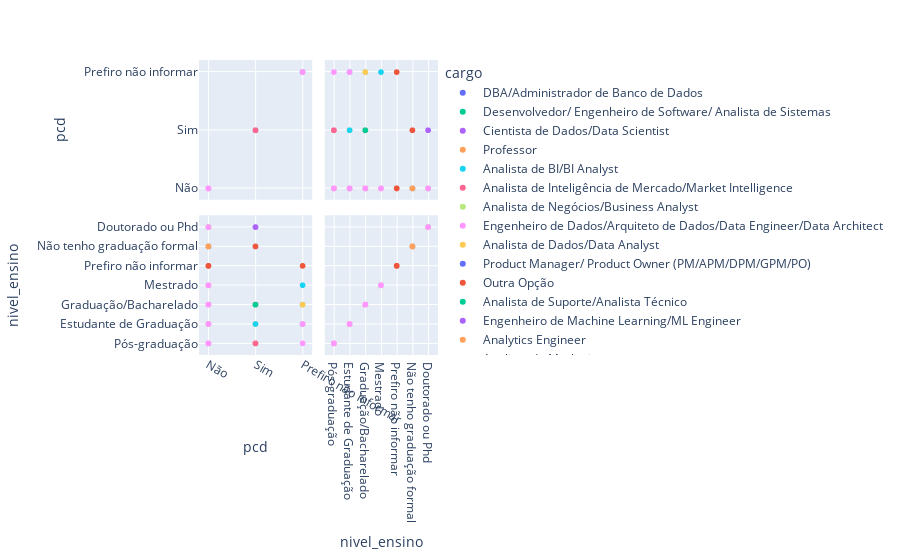

The notebook cell this image was saved under:
### Code cell
grafico = px.scatter_matrix(base_cargo, dimensions=['pcd', 'nivel_ensino'], color='cargo')
grafico.show()

### Figure 1 — Plotly figure (JSON) as saved in the notebook; plotly's stock layout.template omitted (floating-point values rounded to 4 significant figures; data arrays with more than 128 entries replaced by an {"elided": "..."} marker saying what was removed)
{"data": [{"dimensions": [{"axis": {"matches": true}, "label": "pcd", "values": ["Não", "Não", "Não", "Não", "Não", "Não", "Não", "Não", "Não", "Não", "Não", "Não"]}, {"axis": {"matches": true}, "label": "nivel_ensino", "values": ["Pós-graduação", "Pós-graduação", "Estudante de Graduação", "Graduação/Bacharelado", "Pós-graduação", "Pós-graduação", "Pós-graduação", "Mestrado", "Estudante de Graduação", "Prefiro não informar", "Estudante de Graduação", "Pós-graduação"]}], "hovertemplate": "cargo=DBA/Administrador de Banco de Dados<br>%{xaxis.title.text}=%{x}<br>%{yaxis.title.text}=%{y}<extra></extra>", "legendgroup": "DBA/Administrador de Banco de Dados", "marker": {"color": "#636efa", "symbol": "circle"}, "name": "DBA/Administrador de Banco de Dados", "showlegend": true, "type": "splom"}, {"dimensions": [{"axis": {"matches": true}, "label": "pcd", "values": ["Não", "Não", "Não", "Não", "Não", "Não", "Não", "Não", "Não", "Não", "Não", "Não", "Não", "Não", "Não", "Não", "Não", "Não", "Não", "Não", "Não", "Não", "Não", "Não", "Não", "Não", "Não", "Não", "Não", "Não", "Não", "Não", "Não", "Não", "Não", "Não", "Não", "Não", "Não", "Não", "Não", "Não", "Não", "Não", "Não", "Não", "Não", "Não", "Não", "Não", "Não", "Não", "Não", "Não", "Não", "Não", "Não", "Não", "Não", "Não", "Não", "Não", "Não", "Não", "Não", "Não", "Não", "Não", "Não", "Não", "Não", "Não", "Não", "Não", "Não", "Não", "Não", "Não", "Não", "Não", "Não", "Não", "Não", "Não", "Não", "Não", "Não", "Não", "Não", "Não", "Não", "Não", "Não", "Não", "Não", "Não", "Não", "Não", "Não", "Não", "Não", "Não", "Não", "Não", "Não", "Não"]}, {"axis": {"matches": true}, "label": "nivel_ensino", "values": ["Pós-graduação", "Pós-graduação", "Graduação/Bacharelado", "Graduação/Bacharelado", "Pós-graduação", "Pós-graduação", "Pós-graduação", "Graduação/Bacharelado", "Pós-graduação", "Pós-graduação", "Graduação/Bacharelado", "Estudante de Graduação", "Estudante de Graduação", "Graduação/Bacharelado", "Graduação/Bacharelado", "Graduação/Bacharelado", "Graduação/Bacharelado", "Estudante de Graduação", "Graduação/Bacharelado", "Graduação/Bacharelado", "Graduação/Bacharelado", "Graduação/Bacharelado", "Pós-graduação", "Graduação/Bacharelado", "Graduação/Bacharelado", "Mestrado", "Estudante de Graduação", "Estudante de Graduação", "Estudante de Graduação", "Pós-graduação", "Pós-graduação", "Graduação/Bacharelado", "Pós-graduação", "Pós-graduação", "Pós-graduação", "Pós-graduação", "Estudante de Graduação", "Graduação/Bacharelado", "Pós-graduação", "Graduação/Bacharelado", "Não tenho graduação formal", "Graduação/Bacharelado", "Pós-graduação", "Graduação/Bacharelado", "Estudante de Graduação", "Graduação/Bacharelado", "Pós-graduação", "Doutorado ou Phd", "Pós-graduação", "Graduação/Bacharelado", "Estudante de Graduação", "Graduação/Bacharelado", "Graduação/Bacharelado", "Estudante de Graduação", "Não tenho graduação formal", "Graduação/Bacharelado", "Pós-graduação", "Graduação/Bacharelado", "Graduação/Bacharelado", "Estudante de Graduação", "Estudante de Graduação", "Pós-graduação", "Pós-graduação", "Pós-graduação", "Graduação/Bacharelado", "Estudante de Graduação", "Graduação/Bacharelado", "Pós-graduação", "Graduação/Bacharelado", "Estudante de Graduação", "Estudante de Graduação", "Pós-graduação", "Mestrado", "Graduação/Bacharelado", "Pós-graduação", "Estudante de Graduação", "Pós-graduação", "Estudante de Graduação", "Estudante de Graduação", "Estudante de Graduação", "Graduação/Bacharelado", "Graduação/Bacharelado", "Mestrado", "Graduação/Bacharelado", "Graduação/Bacharelado", "Graduação/Bacharelado", "Estudante de Graduação", "Graduação/Bacharelado", "Pós-graduação", "Graduação/Bacharelado", "Mestrado", "Graduação/Bacharelado", "Graduação/Bacharelado", "Graduação/Bacharelado", "Estudante de Graduação", "Estudante de Graduação", "Graduação/Bacharelado", "Graduação/Bacharelado", "Mestrado", "Pós-graduação", "Graduação/Bacharelado", "Estudante de Graduação", "Pós-graduação", "Estudante de Graduação", "Pós-graduação", "Graduação/Bacharelado"]}], "hovertemplate": "cargo=Desenvolvedor/ Engenheiro de Software/ Analista de Sistemas<br>%{xaxis.title.text}=%{x}<br>%{yaxis.title.text}=%{y}<extra></extra>", "legendgroup": "Desenvolvedor/ Engenheiro de Software/ Analista de Sistemas", "marker": {"color": "#00cc96", "symbol": "circle"}, "name": "Desenvolvedor/ Engenheiro de Software/ Analista de Sistemas", "showlegend": true, "type": "splom"}, {"dimensions": [{"axis": {"matches": true}, "label": "pcd", "values": {"elided": "556 str values"}}, {"axis": {"matches": true}, "label": "nivel_ensino", "values": {"elided": "556 str values"}}], "hovertemplate": "cargo=Cientista de Dados/Data Scientist<br>%{xaxis.title.text}=%{x}<br>%{yaxis.title.text}=%{y}<extra></extra>", "legendgroup": "Cientista de Dados/Data Scientist", "marker": {"color": "#ab63fa", "symbol": "circle"}, "name": "Cientista de Dados/Data Scientist", "showlegend": true, "type": "splom"}, {"dimensions": [{"axis": {"matches": true}, "label": "pcd", "values": ["Não", "Não", "Não", "Não", "Não", "Não", "Não", "Não", "Não", "Não", "Não", "Não", "Não", "Não", "Não", "Não", "Não", "Não", "Não", "Não", "Não", "Não", "Não"]}, {"axis": {"matches": true}, "label": "nivel_ensino", "values": ["Pós-graduação", "Pós-graduação", "Estudante de Graduação", "Doutorado ou Phd", "Graduação/Bacharelado", "Mestrado", "Graduação/Bacharelado", "Pós-graduação", "Doutorado ou Phd", "Mestrado", "Estudante de Graduação", "Pós-graduação", "Estudante de Graduação", "Pós-graduação", "Graduação/Bacharelado", "Pós-graduação", "Pós-graduação", "Doutorado ou Phd", "Graduação/Bacharelado", "Doutorado ou Phd", "Doutorado ou Phd", "Mestrado", "Doutorado ou Phd"]}], "hovertemplate": "cargo=Professor<br>%{xaxis.title.text}=%{x}<br>%{yaxis.title.text}=%{y}<extra></extra>", "legendgroup": "Professor", "marker": {"color": "#FFA15A", "symbol": "circle"}, "name": "Professor", "showlegend": true, "type": "splom"}, {"dimensions": [{"axis": {"matches": true}, "label": "pcd", "values": {"elided": "378 str values"}}, {"axis": {"matches": true}, "label": "nivel_ensino", "values": {"elided": "378 str values"}}], "hovertemplate": "cargo=Analista de BI/BI Analyst<br>%{xaxis.title.text}=%{x}<br>%{yaxis.title.text}=%{y}<extra></extra>", "legendgroup": "Analista de BI/BI Analyst", "marker": {"color": "#19d3f3", "symbol": "circle"}, "name": "Analista de BI/BI Analyst", "showlegend": true, "type": "splom"}, {"dimensions": [{"axis": {"matches": true}, "label": "pcd", "values": ["Não", "Não", "Não", "Não", "Não", "Não", "Não", "Não", "Não", "Não", "Não", "Não", "Não", "Não", "Não", "Não", "Não", "Não", "Não", "Não", "Não", "Não", "Não", "Não", "Não", "Não", "Não", "Não", "Não"]}, {"axis": {"matches": true}, "label": "nivel_ensino", "values": ["Pós-graduação", "Graduação/Bacharelado", "Pós-graduação", "Pós-graduação", "Graduação/Bacharelado", "Mestrado", "Mestrado", "Graduação/Bacharelado", "Pós-graduação", "Pós-graduação", "Graduação/Bacharelado", "Estudante de Graduação", "Estudante de Graduação", "Pós-graduação", "Pós-graduação", "Pós-graduação", "Estudante de Graduação", "Graduação/Bacharelado", "Graduação/Bacharelado", "Pós-graduação", "Mestrado", "Mestrado", "Pós-graduação", "Estudante de Graduação", "Mestrado", "Graduação/Bacharelado", "Graduação/Bacharelado", "Mestrado", "Graduação/Bacharelado"]}], "hovertemplate": "cargo=Analista de Inteligência de Mercado/Market Intelligence<br>%{xaxis.title.text}=%{x}<br>%{yaxis.title.text}=%{y}<extra></extra>", "legendgroup": "Analista de Inteligência de Mercado/Market Intelligence", "marker": {"color": "#FF6692", "symbol": "circle"}, "name": "Analista de Inteligência de Mercado/Market Intelligence", "showlegend": true, "type": "splom"}, {"dimensions": [{"axis": {"matches": true}, "label": "pcd", "values": ["Não", "Não", "Não", "Não", "Não", "Não", "Não", "Não", "Não", "Não", "Não", "Não", "Não", "Não", "Não", "Não", "Não", "Não", "Não", "Não", "Não", "Não", "Não", "Não", "Não", "Não", "Não", "Não", "Não", "Não", "Não", "Não", "Não", "Não", "Não", "Não", "Não", "Não", "Não", "Não", "Não", "Não", "Não", "Não", "Não", "Não", "Não", "Não", "Não", "Não", "Não", "Não", "Não", "Não", "Não", "Não", "Não", "Não", "Não", "Não", "Não", "Não", "Não", "Não", "Não", "Não", "Sim", "Não", "Não", "Não", "Não", "Não", "Não", "Não", "Não", "Não", "Não", "Não", "Não", "Não", "Não", "Não", "Não", "Não", "Não", "Não", "Não", "Não", "Não", "Não", "Não", "Não", "Não", "Não", "Não", "Não", "Não", "Não", "Não", "Não", "Não", "Não", "Não", "Não", "Não", "Não", "Não", "Não", "Não", "Não", "Não", "Não", "Não", "Não", "Não", "Não", "Não", "Não", "Não", "Não", "Não", "Não", "Não"]}, {"axis": {"matches": true}, "label": "nivel_ensino", "values": ["Graduação/Bacharelado", "Graduação/Bacharelado", "Pós-graduação", "Graduação/Bacharelado", "Pós-graduação", "Pós-graduação", "Pós-graduação", "Graduação/Bacharelado", "Graduação/Bacharelado", "Graduação/Bacharelado", "Pós-graduação", "Graduação/Bacharelado", "Graduação/Bacharelado", "Graduação/Bacharelado", "Pós-graduação", "Graduação/Bacharelado", "Graduação/Bacharelado", "Graduação/Bacharelado", "Pós-graduação", "Graduação/Bacharelado", "Graduação/Bacharelado", "Graduação/Bacharelado", "Pós-graduação", "Graduação/Bacharelado", "Pós-graduação", "Estudante de Graduação", "Graduação/Bacharelado", "Graduação/Bacharelado", "Estudante de Graduação", "Graduação/Bacharelado", "Pós-graduação", "Pós-graduação", "Graduação/Bacharelado", "Pós-graduação", "Graduação/Bacharelado", "Pós-graduação", "Graduação/Bacharelado", "Estudante de Graduação", "Graduação/Bacharelado", "Pós-graduação", "Graduação/Bacharelado", "Pós-graduação", "Pós-graduação", "Graduação/Bacharelado", "Graduação/Bacharelado", "Pós-graduação", "Doutorado ou Phd", "Graduação/Bacharelado", "Graduação/Bacharelado", "Pós-graduação", "Pós-graduação", "Graduação/Bacharelado", "Pós-graduação", "Graduação/Bacharelado", "Pós-graduação", "Estudante de Graduação", "Pós-graduação", "Estudante de Graduação", "Graduação/Bacharelado", "Pós-graduação", "Estudante de Graduação", "Graduação/Bacharelado", "Graduação/Bacharelado", "Estudante de Graduação", "Graduação/Bacharelado", "Graduação/Bacharelado", "Estudante de Graduação", "Graduação/Bacharelado", "Graduação/Bacharelado", "Graduação/Bacharelado", "Graduação/Bacharelado", "Não tenho graduação formal", "Graduação/Bacharelado", "Graduação/Bacharelado", "Graduação/Bacharelado", "Graduação/Bacharelado", "Pós-graduação", "Pós-graduação", "Estudante de Graduação", "Graduação/Bacharelado", "Graduação/Bacharelado", "Graduação/Bacharelado", "Graduação/Bacharelado", "Pós-graduação", "Graduação/Bacharelado", "Graduação/Bacharelado", "Pós-graduação", "Pós-graduação", "Pós-graduação", "Pós-graduação", "Pós-graduação", "Pós-graduação", "Graduação/Bacharelado", "Mestrado", "Pós-graduação", "Pós-graduação", "Graduação/Bacharelado", "Estudante de Graduação", "Pós-graduação", "Pós-graduação", "Mestrado", "Graduação/Bacharelado", "Pós-graduação", "Graduação/Bacharelado", "Pós-graduação", "Pós-graduação", "Graduação/Bacharelado", "Graduação/Bacharelado", "Graduação/Bacharelado", "Graduação/Bacharelado", "Pós-graduação", "Não tenho graduação formal", "Estudante de Graduação", "Doutorado ou Phd", "Pós-graduação", "Pós-graduação", "Graduação/Bacharelado", "Graduação/Bacharelado", "Graduação/Bacharelado", "Graduação/Bacharelado", "Pós-graduação", "Pós-graduação", "Estudante de Graduação"]}], "hovertemplate": "cargo=Analista de Negócios/Business Analyst<br>%{xaxis.title.text}=%{x}<br>%{yaxis.title.text}=%{y}<extra></extra>", "legendgroup": "Analista de Negócios/Business Analyst", "marker": {"color": "#B6E880", "symbol": "circle"}, "name": "Analista de Negócios/Business Analyst", "showlegend": true, "type": "splom"}, {"dimensions": [{"axis": {"matches": true}, "label": "pcd", "values": {"elided": "490 str values"}}, {"axis": {"matches": true}, "label": "nivel_ensino", "values": {"elided": "490 str values"}}], "hovertemplate": "cargo=Engenheiro de Dados/Arquiteto de Dados/Data Engineer/Data Architect<br>%{xaxis.title.text}=%{x}<br>%{yaxis.title.text}=%{y}<extra></extra>", "legendgroup": "Engenheiro de Dados/Arquiteto de Dados/Data Engineer/Data Architect", "marker": {"color": "#FF97FF", "symbol": "circle"}, "name": "Engenheiro de Dados/Arquiteto de Dados/Data Engineer/Data Architect", "showlegend": true, "type": "splom"}, {"dimensions": [{"axis": {"matches": true}, "label": "pcd", "values": {"elided": "639 str values"}}, {"axis": {"matches": true}, "label": "nivel_ensino", "values": {"elided": "639 str values"}}], "hovertemplate": "cargo=Analista de Dados/Data Analyst<br>%{xaxis.title.text}=%{x}<br>%{yaxis.title.text}=%{y}<extra></extra>", "legendgroup": "Analista de Dados/Data Analyst", "marker": {"color": "#FECB52", "symbol": "circle"}, "name": "Analista de Dados/Data Analyst", "showlegend": true, "type": "splom"}, {"dimensions": [{"axis": {"matches": true}, "label": "pcd", "values": ["Não", "Não", "Não", "Não", "Não", "Não", "Não", "Não", "Não", "Não", "Não", "Não", "Não", "Não", "Não", "Não", "Não", "Não", "Não", "Não", "Não", "Não", "Não", "Não", "Não", "Não", "Não", "Não", "Sim", "Não", "Não", "Não", "Não", "Não", "Não", "Não", "Não", "Não", "Não", "Não", "Não", "Não", "Não", "Não", "Não", "Não", "Não", "Não", "Não", "Sim", "Não"]}, {"axis": {"matches": true}, "label": "nivel_ensino", "values": ["Graduação/Bacharelado", "Pós-graduação", "Graduação/Bacharelado", "Pós-graduação", "Graduação/Bacharelado", "Graduação/Bacharelado", "Graduação/Bacharelado", "Pós-graduação", "Graduação/Bacharelado", "Graduação/Bacharelado", "Pós-graduação", "Pós-graduação", "Mestrado", "Graduação/Bacharelado", "Pós-graduação", "Pós-graduação", "Mestrado", "Graduação/Bacharelado", "Mestrado", "Pós-graduação", "Mestrado", "Pós-graduação", "Pós-graduação", "Pós-graduação", "Graduação/Bacharelado", "Mestrado", "Pós-graduação", "Pós-graduação", "Não tenho graduação formal", "Mestrado", "Graduação/Bacharelado", "Graduação/Bacharelado", "Estudante de Graduação", "Pós-graduação", "Estudante de Graduação", "Graduação/Bacharelado", "Mestrado", "Pós-graduação", "Graduação/Bacharelado", "Pós-graduação", "Pós-graduação", "Estudante de Graduação", "Mestrado", "Pós-graduação", "Pós-graduação", "Pós-graduação", "Graduação/Bacharelado", "Pós-graduação", "Pós-graduação", "Graduação/Bacharelado", "Pós-graduação"]}], "hovertemplate": "cargo=Product Manager/ Product Owner (PM/APM/DPM/GPM/PO)<br>%{xaxis.title.text}=%{x}<br>%{yaxis.title.text}=%{y}<extra></extra>", "legendgroup": "Product Manager/ Product Owner (PM/APM/DPM/GPM/PO)", "marker": {"color": "#636efa", "symbol": "circle"}, "name": "Product Manager/ Product Owner (PM/APM/DPM/GPM/PO)", "showlegend": true, "type": "splom"}, {"dimensions": [{"axis": {"matches": true}, "label": "pcd", "values": {"elided": "281 str values"}}, {"axis": {"matches": true}, "label": "nivel_ensino", "values": {"elided": "281 str values"}}], "hovertemplate": "cargo=Outra Opção<br>%{xaxis.title.text}=%{x}<br>%{yaxis.title.text}=%{y}<extra></extra>", "legendgroup": "Outra Opção", "marker": {"color": "#EF553B", "symbol": "circle"}, "name": "Outra Opção", "showlegend": true, "type": "splom"}, {"dimensions": [{"axis": {"matches": true}, "label": "pcd", "values": ["Não", "Não", "Não", "Não", "Não", "Não", "Não", "Não", "Não", "Não", "Sim", "Não", "Não", "Não", "Não", "Não", "Não", "Não", "Não", "Não", "Não", "Não", "Prefiro não informar", "Não", "Não", "Não", "Não", "Não", "Não", "Não", "Não", "Não", "Não", "Não", "Não", "Não", "Não", "Não", "Não", "Não", "Não", "Não", "Não", "Não", "Não", "Não", "Não", "Não", "Não", "Não", "Não", "Não", "Não", "Não", "Não", "Não", "Não", "Não", "Não", "Não", "Não", "Não", "Não", "Não", "Não", "Não", "Não", "Não", "Não", "Não", "Não", "Não"]}, {"axis": {"matches": true}, "label": "nivel_ensino", "values": ["Pós-graduação", "Pós-graduação", "Pós-graduação", "Pós-graduação", "Graduação/Bacharelado", "Doutorado ou Phd", "Graduação/Bacharelado", "Graduação/Bacharelado", "Estudante de Graduação", "Graduação/Bacharelado", "Graduação/Bacharelado", "Graduação/Bacharelado", "Estudante de Graduação", "Graduação/Bacharelado", "Estudante de Graduação", "Pós-graduação", "Graduação/Bacharelado", "Graduação/Bacharelado", "Pós-graduação", "Pós-graduação", "Graduação/Bacharelado", "Pós-graduação", "Estudante de Graduação", "Estudante de Graduação", "Mestrado", "Graduação/Bacharelado", "Pós-graduação", "Não tenho graduação formal", "Graduação/Bacharelado", "Pós-graduação", "Estudante de Graduação", "Graduação/Bacharelado", "Estudante de Graduação", "Estudante de Graduação", "Graduação/Bacharelado", "Mestrado", "Graduação/Bacharelado", "Graduação/Bacharelado", "Graduação/Bacharelado", "Graduação/Bacharelado", "Pós-graduação", "Graduação/Bacharelado", "Graduação/Bacharelado", "Pós-graduação", "Não tenho graduação formal", "Estudante de Graduação", "Pós-graduação", "Pós-graduação", "Estudante de Graduação", "Graduação/Bacharelado", "Pós-graduação", "Graduação/Bacharelado", "Graduação/Bacharelado", "Pós-graduação", "Não tenho graduação formal", "Não tenho graduação formal", "Graduação/Bacharelado", "Graduação/Bacharelado", "Pós-graduação", "Graduação/Bacharelado", "Graduação/Bacharelado", "Graduação/Bacharelado", "Graduação/Bacharelado", "Graduação/Bacharelado", "Estudante de Graduação", "Pós-graduação", "Não tenho graduação formal", "Estudante de Graduação", "Pós-graduação", "Graduação/Bacharelado", "Estudante de Graduação", "Não tenho graduação formal"]}], "hovertemplate": "cargo=Analista de Suporte/Analista Técnico<br>%{xaxis.title.text}=%{x}<br>%{yaxis.title.text}=%{y}<extra></extra>", "legendgroup": "Analista de Suporte/Analista Técnico", "marker": {"color": "#00cc96", "symbol": "circle"}, "name": "Analista de Suporte/Analista Técnico", "showlegend": true, "type": "splom"}, {"dimensions": [{"axis": {"matches": true}, "label": "pcd", "values": ["Não", "Não", "Não", "Não", "Não", "Não", "Não", "Não", "Não", "Não", "Não", "Não", "Não", "Não", "Não", "Não", "Não", "Não", "Não", "Não", "Não", "Não", "Não", "Não", "Não", "Não", "Não", "Não", "Não", "Não", "Não", "Não", "Não", "Não", "Não", "Não", "Não", "Não", "Não", "Não", "Não", "Não", "Não", "Não", "Não", "Não", "Não", "Não", "Não", "Não", "Não", "Não", "Não", "Não", "Prefiro não informar", "Não", "Não", "Não", "Não", "Sim", "Não", "Não", "Não", "Não", "Não", "Não", "Não", "Não", "Não"]}, {"axis": {"matches": true}, "label": "nivel_ensino", "values": ["Pós-graduação", "Mestrado", "Pós-graduação", "Pós-graduação", "Pós-graduação", "Graduação/Bacharelado", "Não tenho graduação formal", "Pós-graduação", "Mestrado", "Doutorado ou Phd", "Mestrado", "Pós-graduação", "Mestrado", "Graduação/Bacharelado", "Mestrado", "Doutorado ou Phd", "Graduação/Bacharelado", "Estudante de Graduação", "Mestrado", "Estudante de Graduação", "Pós-graduação", "Mestrado", "Graduação/Bacharelado", "Graduação/Bacharelado", "Mestrado", "Mestrado", "Doutorado ou Phd", "Graduação/Bacharelado", "Graduação/Bacharelado", "Graduação/Bacharelado", "Graduação/Bacharelado", "Mestrado", "Pós-graduação", "Graduação/Bacharelado", "Graduação/Bacharelado", "Pós-graduação", "Graduação/Bacharelado", "Mestrado", "Graduação/Bacharelado", "Estudante de Graduação", "Mestrado", "Doutorado ou Phd", "Mestrado", "Estudante de Graduação", "Graduação/Bacharelado", "Pós-graduação", "Mestrado", "Mestrado", "Estudante de Graduação", "Mestrado", "Pós-graduação", "Graduação/Bacharelado", "Doutorado ou Phd", "Mestrado", "Estudante de Graduação", "Pós-graduação", "Mestrado", "Doutorado ou Phd", "Graduação/Bacharelado", "Pós-graduação", "Graduação/Bacharelado", "Graduação/Bacharelado", "Mestrado", "Graduação/Bacharelado", "Graduação/Bacharelado", "Estudante de Graduação", "Graduação/Bacharelado", "Graduação/Bacharelado", "Mestrado"]}], "hovertemplate": "cargo=Engenheiro de Machine Learning/ML Engineer<br>%{xaxis.title.text}=%{x}<br>%{yaxis.title.text}=%{y}<extra></extra>", "legendgroup": "Engenheiro de Machine Learning/ML Engineer", "marker": {"color": "#ab63fa", "symbol": "circle"}, "name": "Engenheiro de Machine Learning/ML Engineer", "showlegend": true, "type": "splom"}, {"dimensions": [{"axis": {"matches": true}, "label": "pcd", "values": ["Não", "Não", "Não", "Não", "Não", "Não", "Não", "Não", "Não", "Não", "Não", "Não", "Não", "Não", "Não", "Não", "Não", "Não", "Não", "Não", "Não", "Não", "Não", "Não", "Não", "Não", "Não", "Não", "Não", "Não", "Não", "Não", "Não", "Não", "Não", "Não", "Não", "Não", "Não", "Não", "Não", "Sim", "Não", "Não", "Não", "Não", "Não", "Não", "Não", "Não", "Não", "Não", "Não", "Não", "Não", "Não", "Não", "Não", "Não", "Não", "Não", "Não", "Não", "Não", "Não", "Não", "Não", "Não", "Não", "Não"]}, {"axis": {"matches": true}, "label": "nivel_ensino", "values": ["Pós-graduação", "Pós-graduação", "Pós-graduação", "Estudante de Graduação", "Graduação/Bacharelado", "Graduação/Bacharelado", "Graduação/Bacharelado", "Graduação/Bacharelado", "Graduação/Bacharelado", "Graduação/Bacharelado", "Pós-graduação", "Graduação/Bacharelado", "Pós-graduação", "Pós-graduação", "Mestrado", "Graduação/Bacharelado", "Mestrado", "Graduação/Bacharelado", "Graduação/Bacharelado", "Pós-graduação", "Pós-graduação", "Pós-graduação", "Pós-graduação", "Graduação/Bacharelado", "Pós-graduação", "Mestrado", "Graduação/Bacharelado", "Graduação/Bacharelado", "Graduação/Bacharelado", "Mestrado", "Mestrado", "Não tenho graduação formal", "Graduação/Bacharelado", "Graduação/Bacharelado", "Graduação/Bacharelado", "Estudante de Graduação", "Estudante de Graduação", "Graduação/Bacharelado", "Estudante de Graduação", "Pós-graduação", "Pós-graduação", "Pós-graduação", "Graduação/Bacharelado", "Graduação/Bacharelado", "Pós-graduação", "Graduação/Bacharelado", "Graduação/Bacharelado", "Graduação/Bacharelado", "Mestrado", "Pós-graduação", "Graduação/Bacharelado", "Estudante de Graduação", "Graduação/Bacharelado", "Pós-graduação", "Estudante de Graduação", "Pós-graduação", "Não tenho graduação formal", "Graduação/Bacharelado", "Pós-graduação", "Pós-graduação", "Estudante de Graduação", "Graduação/Bacharelado", "Estudante de Graduação", "Estudante de Graduação", "Graduação/Bacharelado", "Mestrado", "Graduação/Bacharelado", "Graduação/Bacharelado", "Pós-graduação", "Pós-graduação"]}], "hovertemplate": "cargo=Analytics Engineer<br>%{xaxis.title.text}=%{x}<br>%{yaxis.title.text}=%{y}<extra></extra>", "legendgroup": "Analytics Engineer", "marker": {"color": "#FFA15A", "symbol": "circle"}, "name": "Analytics Engineer", "showlegend": true, "type": "splom"}, {"dimensions": [{"axis": {"matches": true}, "label": "pcd", "values": ["Não", "Não", "Não", "Sim", "Não", "Não", "Não", "Não", "Não", "Não", "Não", "Não", "Não", "Não", "Não", "Não", "Não", "Não", "Não"]}, {"axis": {"matches": true}, "label": "nivel_ensino", "values": ["Estudante de Graduação", "Graduação/Bacharelado", "Pós-graduação", "Estudante de Graduação", "Estudante de Graduação", "Pós-graduação", "Estudante de Graduação", "Graduação/Bacharelado", "Graduação/Bacharelado", "Pós-graduação", "Graduação/Bacharelado", "Graduação/Bacharelado", "Graduação/Bacharelado", "Pós-graduação", "Pós-graduação", "Pós-graduação", "Pós-graduação", "Pós-graduação", "Graduação/Bacharelado"]}], "hovertemplate": "cargo=Analista de Marketing<br>%{xaxis.title.text}=%{x}<br>%{yaxis.title.text}=%{y}<extra></extra>", "legendgroup": "Analista de Marketing", "marker": {"color": "#19d3f3", "symbol": "circle"}, "name": "Analista de Marketing", "showlegend": true, "type": "splom"}, {"dimensions": [{"axis": {"matches": true}, "label": "pcd", "values": ["Sim", "Não", "Não", "Não", "Não", "Não", "Não", "Não", "Não", "Não", "Não", "Não", "Não", "Não", "Não", "Não", "Não", "Não", "Não", "Não", "Não", "Não", "Não", "Não", "Não", "Não", "Não", "Não"]}, {"axis": {"matches": true}, "label": "nivel_ensino", "values": ["Pós-graduação", "Graduação/Bacharelado", "Graduação/Bacharelado", "Mestrado", "Pós-graduação", "Graduação/Bacharelado", "Pós-graduação", "Mestrado", "Pós-graduação", "Pós-graduação", "Graduação/Bacharelado", "Estudante de Graduação", "Estudante de Graduação", "Graduação/Bacharelado", "Pós-graduação", "Pós-graduação", "Estudante de Graduação", "Mestrado", "Graduação/Bacharelado", "Estudante de Graduação", "Pós-graduação", "Pós-graduação", "Graduação/Bacharelado", "Pós-graduação", "Pós-graduação", "Pós-graduação", "Pós-graduação", "Graduação/Bacharelado"]}], "hovertemplate": "cargo=Outras Engenharias (não inclui dev)<br>%{xaxis.title.text}=%{x}<br>%{yaxis.title.text}=%{y}<extra></extra>", "legendgroup": "Outras Engenharias (não inclui dev)", "marker": {"color": "#FF6692", "symbol": "circle"}, "name": "Outras Engenharias (não inclui dev)", "showlegend": true, "type": "splom"}, {"dimensions": [{"axis": {"matches": true}, "label": "pcd", "values": ["Não", "Não", "Não", "Não", "Não", "Não", "Não", "Não", "Não", "Não", "Não", "Não", "Não", "Não", "Não", "Não", "Não", "Não", "Não"]}, {"axis": {"matches": true}, "label": "nivel_ensino", "values": ["Doutorado ou Phd", "Pós-graduação", "Pós-graduação", "Doutorado ou Phd", "Mestrado", "Mestrado", "Mestrado", "Mestrado", "Graduação/Bacharelado", "Doutorado ou Phd", "Pós-graduação", "Estudante de Graduação", "Doutorado ou Phd", "Mestrado", "Pós-graduação", "Doutorado ou Phd", "Mestrado", "Mestrado", "Pós-graduação"]}], "hovertemplate": "cargo=Estatístico<br>%{xaxis.title.text}=%{x}<br>%{yaxis.title.text}=%{y}<extra></extra>", "legendgroup": "Estatístico", "marker": {"color": "#B6E880", "symbol": "circle"}, "name": "Estatístico", "showlegend": true, "type": "splom"}, {"dimensions": [{"axis": {"matches": true}, "label": "pcd", "values": ["Não", "Não", "Não", "Não", "Não", "Não", "Não", "Prefiro não informar", "Não", "Não", "Não", "Não", "Não", "Não", "Não", "Não"]}, {"axis": {"matches": true}, "label": "nivel_ensino", "values": ["Graduação/Bacharelado", "Doutorado ou Phd", "Mestrado", "Mestrado", "Pós-graduação", "Estudante de Graduação", "Pós-graduação", "Estudante de Graduação", "Pós-graduação", "Graduação/Bacharelado", "Estudante de Graduação", "Mestrado", "Pós-graduação", "Mestrado", "Estudante de Graduação", "Graduação/Bacharelado"]}], "hovertemplate": "cargo=Economista<br>%{xaxis.title.text}=%{x}<br>%{yaxis.title.text}=%{y}<extra></extra>", "legendgroup": "Economista", "marker": {"color": "#FF97FF", "symbol": "circle"}, "name": "Economista", "showlegend": true, "type": "splom"}], "layout": {"dragmode": "select", "legend": {"title": {"text": "cargo"}, "tracegroupgap": 0}, "margin": {"t": 60}}}
